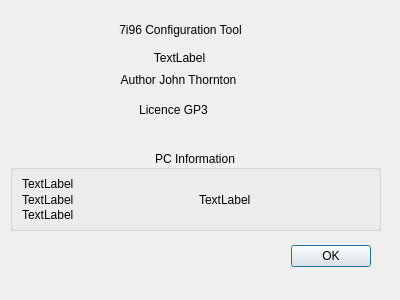
<?xml version="1.0" encoding="UTF-8"?>
<ui version="4.0">
 <class>about</class>
 <widget class="QDialog" name="about">
  <property name="geometry">
   <rect>
    <x>0</x>
    <y>0</y>
    <width>400</width>
    <height>300</height>
   </rect>
  </property>
  <property name="windowTitle">
   <string>About</string>
  </property>
  <widget class="QDialogButtonBox" name="buttonBox">
   <property name="geometry">
    <rect>
     <x>30</x>
     <y>240</y>
     <width>341</width>
     <height>32</height>
    </rect>
   </property>
   <property name="orientation">
    <enum>Qt::Horizontal</enum>
   </property>
   <property name="standardButtons">
    <set>QDialogButtonBox::Ok</set>
   </property>
  </widget>
  <widget class="QLabel" name="label">
   <property name="geometry">
    <rect>
     <x>100</x>
     <y>20</y>
     <width>161</width>
     <height>20</height>
    </rect>
   </property>
   <property name="text">
    <string>7i96 Configuration Tool</string>
   </property>
   <property name="alignment">
    <set>Qt::AlignCenter</set>
   </property>
  </widget>
  <widget class="QLabel" name="versionLB">
   <property name="geometry">
    <rect>
     <x>150</x>
     <y>50</y>
     <width>59</width>
     <height>15</height>
    </rect>
   </property>
   <property name="text">
    <string>TextLabel</string>
   </property>
   <property name="alignment">
    <set>Qt::AlignCenter</set>
   </property>
  </widget>
  <widget class="QLabel" name="label_2">
   <property name="geometry">
    <rect>
     <x>98</x>
     <y>70</y>
     <width>161</width>
     <height>20</height>
    </rect>
   </property>
   <property name="text">
    <string>Author John Thornton</string>
   </property>
   <property name="alignment">
    <set>Qt::AlignCenter</set>
   </property>
  </widget>
  <widget class="QLabel" name="label_3">
   <property name="geometry">
    <rect>
     <x>108</x>
     <y>100</y>
     <width>131</width>
     <height>20</height>
    </rect>
   </property>
   <property name="text">
    <string>Licence GP3</string>
   </property>
   <property name="alignment">
    <set>Qt::AlignCenter</set>
   </property>
  </widget>
  <widget class="QGroupBox" name="groupBox">
   <property name="geometry">
    <rect>
     <x>10</x>
     <y>150</y>
     <width>371</width>
     <height>81</height>
    </rect>
   </property>
   <property name="title">
    <string>PC Information</string>
   </property>
   <property name="alignment">
    <set>Qt::AlignCenter</set>
   </property>
   <layout class="QGridLayout" name="gridLayout">
    <item row="0" column="0">
     <widget class="QLabel" name="systemLB">
      <property name="text">
       <string>TextLabel</string>
      </property>
     </widget>
    </item>
    <item row="1" column="0">
     <widget class="QLabel" name="releaseLB">
      <property name="text">
       <string>TextLabel</string>
      </property>
     </widget>
    </item>
    <item row="1" column="1">
     <widget class="QLabel" name="bitsLB">
      <property name="text">
       <string>TextLabel</string>
      </property>
     </widget>
    </item>
    <item row="2" column="0">
     <widget class="QLabel" name="machineLB">
      <property name="text">
       <string>TextLabel</string>
      </property>
     </widget>
    </item>
   </layout>
  </widget>
 </widget>
 <resources/>
 <connections>
  <connection>
   <sender>buttonBox</sender>
   <signal>accepted()</signal>
   <receiver>about</receiver>
   <slot>accept()</slot>
   <hints>
    <hint type="sourcelabel">
     <x>248</x>
     <y>254</y>
    </hint>
    <hint type="destinationlabel">
     <x>157</x>
     <y>274</y>
    </hint>
   </hints>
  </connection>
  <connection>
   <sender>buttonBox</sender>
   <signal>rejected()</signal>
   <receiver>about</receiver>
   <slot>reject()</slot>
   <hints>
    <hint type="sourcelabel">
     <x>316</x>
     <y>260</y>
    </hint>
    <hint type="destinationlabel">
     <x>286</x>
     <y>274</y>
    </hint>
   </hints>
  </connection>
 </connections>
</ui>
